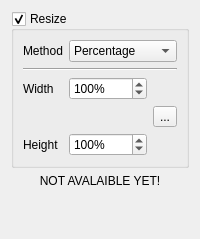
            <widget class="QWidget" name="resizeTab">
             <attribute name="title">
              <string>Resize</string>
             </attribute>
             <layout class="QVBoxLayout" name="verticalLayout_2">
              <item>
               <widget class="QGroupBox" name="groupBox_3">
                <property name="title">
                 <string>Resize</string>
                </property>
                <property name="checkable">
                 <bool>true</bool>
                </property>
                <layout class="QGridLayout" name="gridLayout_5">
                 <item row="2" column="1" colspan="2">
                  <widget class="QSpinBox" name="spinBox_4">
                   <property name="suffix">
                    <string>%</string>
                   </property>
                   <property name="prefix">
                    <string/>
                   </property>
                   <property name="minimum">
                    <number>1</number>
                   </property>
                   <property name="maximum">
                    <number>1000</number>
                   </property>
                   <property name="value">
                    <number>100</number>
                   </property>
                  </widget>
                 </item>
                 <item row="4" column="0">
                  <widget class="QLabel" name="label_7">
                   <property name="text">
                    <string>Height</string>
                   </property>
                  </widget>
                 </item>
                 <item row="2" column="0">
                  <widget class="QLabel" name="label_6">
                   <property name="text">
                    <string>Width</string>
                   </property>
                  </widget>
                 </item>
                 <item row="0" column="0">
                  <widget class="QLabel" name="label_8">
                   <property name="text">
                    <string>Method</string>
                   </property>
                  </widget>
                 </item>
                 <item row="4" column="1" colspan="2">
                  <widget class="QSpinBox" name="spinBox_5">
                   <property name="suffix">
                    <string>%</string>
                   </property>
                   <property name="minimum">
                    <number>1</number>
                   </property>
                   <property name="maximum">
                    <number>1000</number>
                   </property>
                   <property name="value">
                    <number>100</number>
                   </property>
                  </widget>
                 </item>
                 <item row="0" column="1" colspan="3">
                  <widget class="QComboBox" name="comboBox">
                   <item>
                    <property name="text">
                     <string>Percentage</string>
                    </property>
                   </item>
                   <item>
                    <property name="text">
                     <string>Absolute</string>
                    </property>
                   </item>
                  </widget>
                 </item>
                 <item row="3" column="3">
                  <widget class="QToolButton" name="toolButton">
                   <property name="text">
                    <string>...</string>
                   </property>
                  </widget>
                 </item>
                 <item row="1" column="0" colspan="4">
                  <widget class="Line" name="line_5">
                   <property name="orientation">
                    <enum>Qt::Horizontal</enum>
                   </property>
                  </widget>
                 </item>
                </layout>
               </widget>
              </item>
              <item>
               <widget class="QLabel" name="label">
                <property name="text">
                 <string>NOT AVALAIBLE YET!</string>
                </property>
                <property name="alignment">
                 <set>Qt::AlignCenter</set>
                </property>
               </widget>
              </item>
              <item>
               <spacer name="verticalSpacer_3">
                <property name="orientation">
                 <enum>Qt::Vertical</enum>
                </property>
                <property name="sizeHint" stdset="0">
                 <size>
                  <width>20</width>
                  <height>40</height>
                 </size>
                </property>
               </spacer>
              </item>
             </layout>
            </widget>
